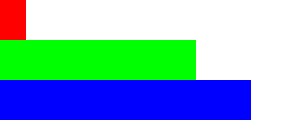
Frame 1 (no input)
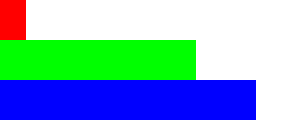
Frame 60 (the mouse pressed at the canvas centre just before this capture)
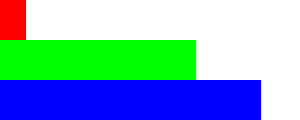
Frame 120 (the mouse held since frame 60 and released just before this capture)

The Processing sketch that drew these frames (run headless with seeded random() and noise(); from frame 60 on, the mouse is pressed at the canvas centre):

// Processing sketch: processing_100942
// ── processing_100942.pde

//Day9 Q2
void    setup(){
 size(300,120);
}

void drawRect(float  x, float y, float w, float h, color c){
 rectMode(CORNER);
 stroke( c );
 fill( c );
 rect( x, y, w, h);
}

void draw(){
 background(255);
 float   x   =   map(hour(), 0,24, 0, width );
 drawRect(0,0,x,height/3,color( 255, 0, 0 ));
 x   =   map(minute(), 0 , 60 , 0 , width );
 drawRect(0,height/3,x,height/3,color( 0, 255, 0 ));
 x   =   map(second(), 0,60, 0, width );
 drawRect(0,2*height/3,x,height/3,color(0,0,255) );
}
